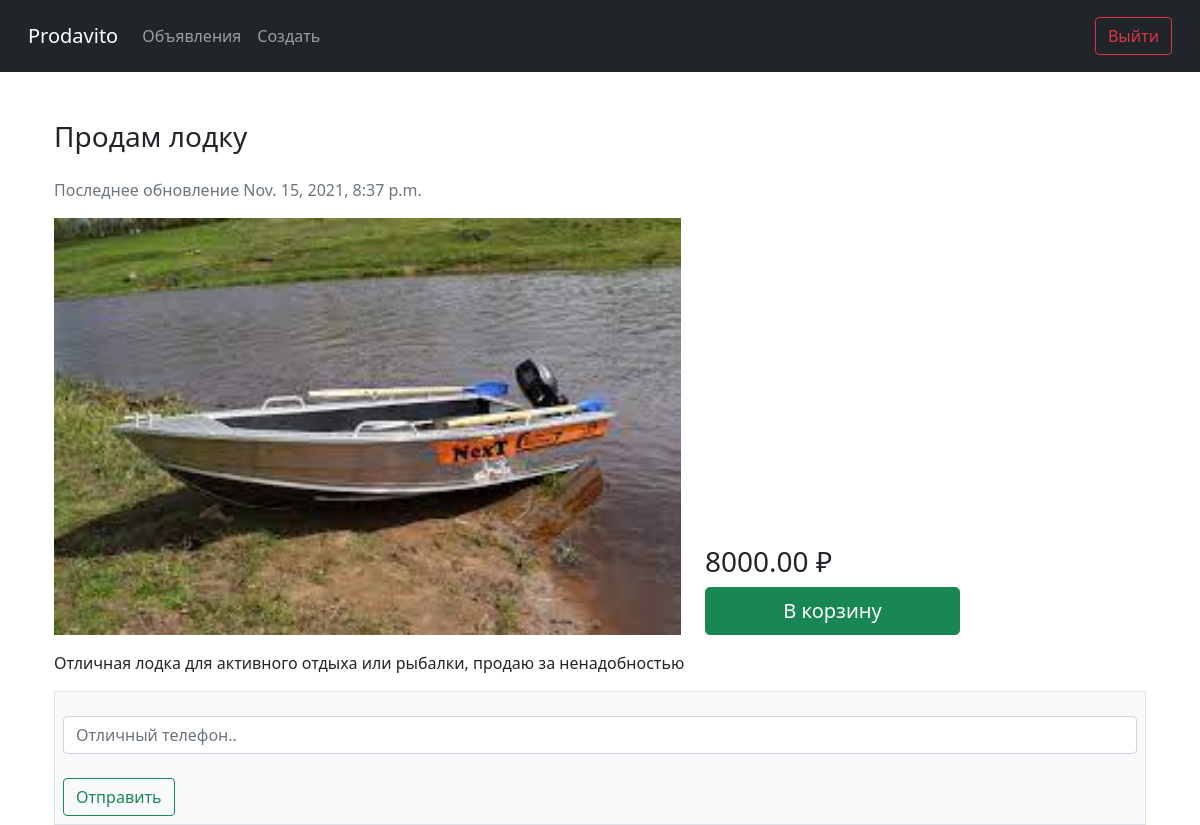
Page /api/v1/advt/2 (signed in) on the committed database.
### advt/models.py (models this page shows, shortened)
class Advert(models.Model):
    title = models.CharField(max_length=128, verbose_name="Заголовок объявления")
    text = models.TextField(blank=True, null=True, verbose_name="Информация об объявлении")
    price = models.DecimalField(max_digits=9, decimal_places=2, verbose_name="Цена")
    address = models.CharField(max_length=128, verbose_name="Адресс")
    photo = models.ImageField(upload_to="uploads/", verbose_name="Фото")
    is_liked = models.BooleanField(default=False, verbose_name="Пользователь поставил лайк")
    create_at = models.DateTimeField(auto_now_add=True, verbose_name="Дата и время создания")
    update_at = models.DateTimeField(auto_now=True, verbose_name="Дата и время обновления")

### advt/views.py (the view)
# urls.py: path('advt/<int:pk>', login_required(views.AdvtDetailView.as_view(), login_url='login'), name='advt-detail'),
class AdvtDetailView(DetailView):
    model = Advert
    template_name = "advert.html"
    context_object_name = "advert"

### advt/templates/advert.html (shortened to what this page needs)
{% extends "base_generic.html" %}
{% load static %}
{% block navbar %}
<nav class="navbar navbar-expand-lg navbar-dark bg-dark p-3">
    <div class="container-fluid">
        <a class="navbar-brand" href="{% url 'advt-list' %}">Prodavito</a>
        <div class="collapse navbar-collapse" id="navbarSupportedContent">
            <ul class="navbar-nav me-auto mb-2 mb-lg-0">
                <li class="nav-item">
                    <a class="nav-link" aria-current="page" href="{% url 'advt-list' %}">Объявления</a>
                </li>
                <li class="nav-item">
                    <a class="nav-link" href="{% url 'advt-create' %}">Создать</a>
                </li>
            </ul>
            <a href="{% url 'logout' %}" class="btn btn-outline-danger ms-5">Выйти</a>
        </div>
    </div>
</nav>
{% endblock %}
{% block content %}
    <div class="container mt-5">
        <div class="row">
            <div class="col-7 d-flex flex-column">
                <h3>{{ advert.title }}</h3>
                <p class="mt-3 text-muted">Последнее обновление {{ advert.update_at }}</p>
                <img class="img-fluid" src="{{ advert.photo.url }}" alt="">
            </div>
            <div class="col-3 d-flex flex-column justify-content-end">
                <h3>{{ advert.price }} ₽</h3>
                <button class="btn btn-lg btn-success">В корзину</button>
            </div>
            <p class="mt-3">{{ advert.text }}</p>
        </div>
        <div class="border bg-light p-2">
            <form class="d-flex flex-column" action="{% url 'comment-create' pk=advert.pk %}" method="post">
                <div class="mt-3">
                    <input class="form-control" name="text" type="text" id="id_text" placeholder="Отличный телефон..">
                </div>
                <div class="mt-4">
                    <input class="btn btn-outline-success" type="submit" value="Отправить">
                </div>
            </form>
        </div>
    </div>
{% endblock %}

### rows in the picture
Advert: title "Продам лодку", update_at "Nov. 15, 2021, 8:37 p.m.", photo (picture), price "8000.00", text "Отличная лодка для активного отдыха или рыбалки, продаю за ненадобностью"
